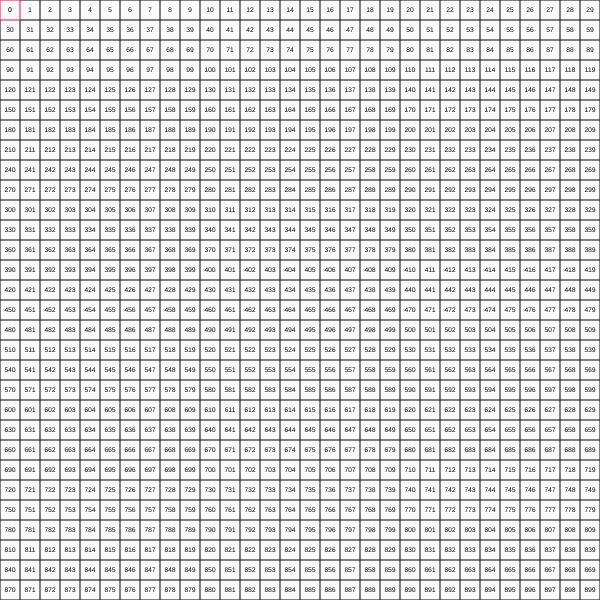
Frame 1 (no input)
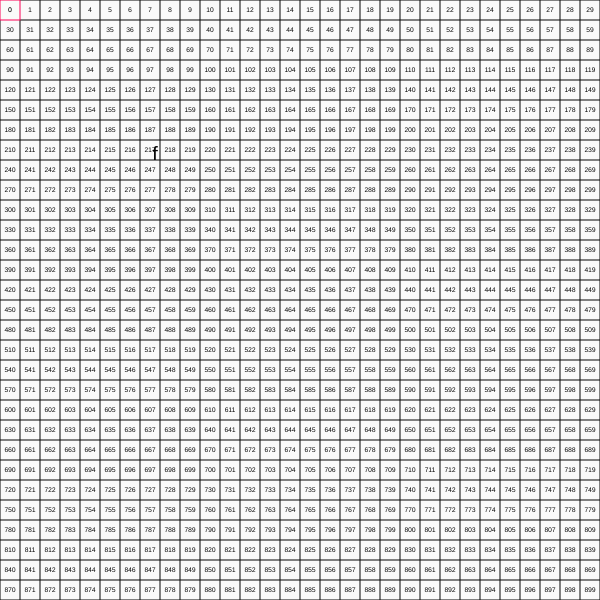
Frame 60 (no input)
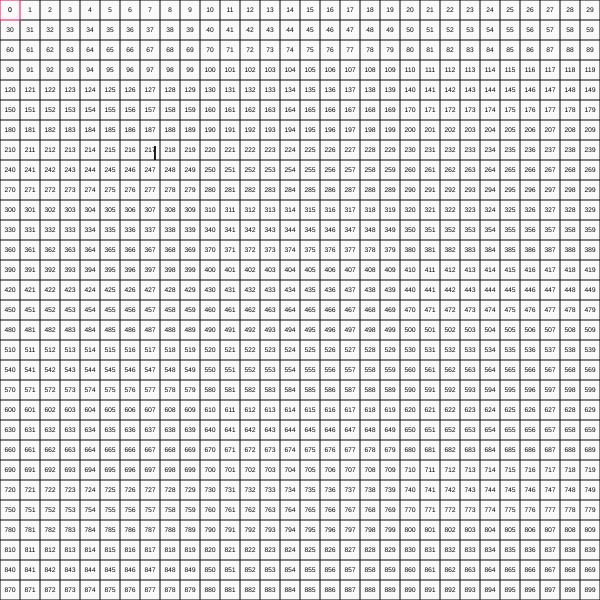
Frame 120 (the mouse pressed at the canvas centre since frame 60)

The p5.js sketch that drew these frames (run headless with seeded random() and noise() and a simulated clock; from frame 60 on, the mouse is pressed at the canvas centre):

// p5.js sketch
// ── sketch.js
const _clrs = [250, 5, [250, 0, 85]]
const _gSize = 30
const _objs = []

const _textSize = 200 / _gSize
const _textSize_2 = 40

let _alphabeth = "abcdefghijklmnopqrstuvwxyz".split("")
let _current = 0
// speed how fast the text will change
let _speedChange = 10
let _debug = true

let _scl, _img
let _draw = false
let _picked = false
let _x, _y, _index
let _pickedCells = []

function setup() {
	createCanvas(600, 600)
	pixelDensity(2)

	// define scale
	_scl = floor(width / (_gSize))

	// setup objects
	for (let i = 0; i < _gSize; i++) {
		for (let j = 0; j < _gSize; j++) {
			const x = i * _scl
			const y = j * _scl
			_objs[i + j * _gSize] = new Obj(x, y, i + j * _gSize)
		}
	}


	// text style
	textAlign(CENTER, CENTER)
	textSize(_textSize)

	// setup image
	_img = createGraphics(width * 2, height * 2, P2D)
	_img.background(_clrs[0])

	// main text
	_img.textSize(_textSize_2)
	_img.textAlign(CENTER, CENTER)
	_img.noStroke()
}

function draw() {
	background(_clrs[0])

	// draw image
	push()
	scale(0.5)
	image(_img, 0, 0)
	pop()
	// show objects if not debug
	if (_debug) {
		_objs.forEach(elm => {
			elm.show()
		})
	}

	// draw main text in the middle
	_img.fill(_clrs[0])
	_img.rect((_gSize / 2) * _scl - _scl * 3, (_gSize / 2) * _scl - _scl, _scl * 7, _scl * 3)
	_img.fill(_clrs[1])
	_img.text(_alphabeth[_current], (_gSize / 2) * _scl + _scl / 2, (_gSize / 2) * _scl + _scl / 2)
	// copy graphics
	copyGraphics()

	// update text
	if (frameCount % _speedChange == 0) {
		_current = (_current + 1) % _alphabeth.length
	}

	// show picked cells
	_pickedCells.forEach(elm => elm.show(true))
}

function keyPressed() {
	// start stop drawing
	if (key == "E") {
		_draw = !_draw
	}

	// repic cell
	if (key == "R") {
		_picked = false
	}
	// debug
	if (key == "D") {
		_debug = !_debug
	}
}

function copyGraphics() {
	// pick a new cell if not picked
	if (!_picked) {
		_x = floor(map(mouseX, 0, _gSize * _scl, 0, _gSize, true))
		_y = floor(map(mouseY, 0, _gSize * _scl, 0, _gSize, true))
		if (_x < _gSize && _y < _gSize) {
			_index = _x + _y * _gSize
			_picked = true
			_pickedCells.push(_objs[_index])
		}
	}
	// copy graphics if activated
	else if (_draw) {
		let px = floor(map(mouseX, 0, _gSize * _scl, 0, _gSize, true))
		let py = floor(map(mouseY, 0, _gSize * _scl, 0, _gSize, true))
		let pindex = px + py * _gSize
		// draw only if the cell is not the original one
		// TODO: go over all picked cells and copy accordingly if it is possibl
		if (pindex != _index && px < _gSize && py < _gSize) {
			let obj = _objs[pindex]
			// copy picked one to the destination
			_pickedCells.forEach(elm => {
				const sx = elm.x
				const sy = elm.y
				const sw = int(_scl)
				const sh = int(_scl)
				const dx = obj.x
				const dy = obj.y
				const dw = int(_scl)
				const dh = int(_scl)
				_img.copy(sx, sy, sw, sh, dx, dy, dw, dh)
			})
		}

	}
}

// OBJECT
class Obj {
	constructor(x, y, index) {
		this.x = x
		this.y = y
		this.index = index
		this.taken = this.index == 209 || this.index == 210 || this.index == 211 ? true : false
	}

	show(special) {
		noStroke()
		fill(_clrs[1])
		text(this.index, this.x + _scl / 2, this.y + _scl / 2)
		// if it's picked draw with different color
		if (special) {
			stroke(_clrs[2])
		} else stroke(_clrs[1])
		strokeWeight(1)
		noFill()
		rect(this.x, this.y, _scl, _scl)
	}
}
